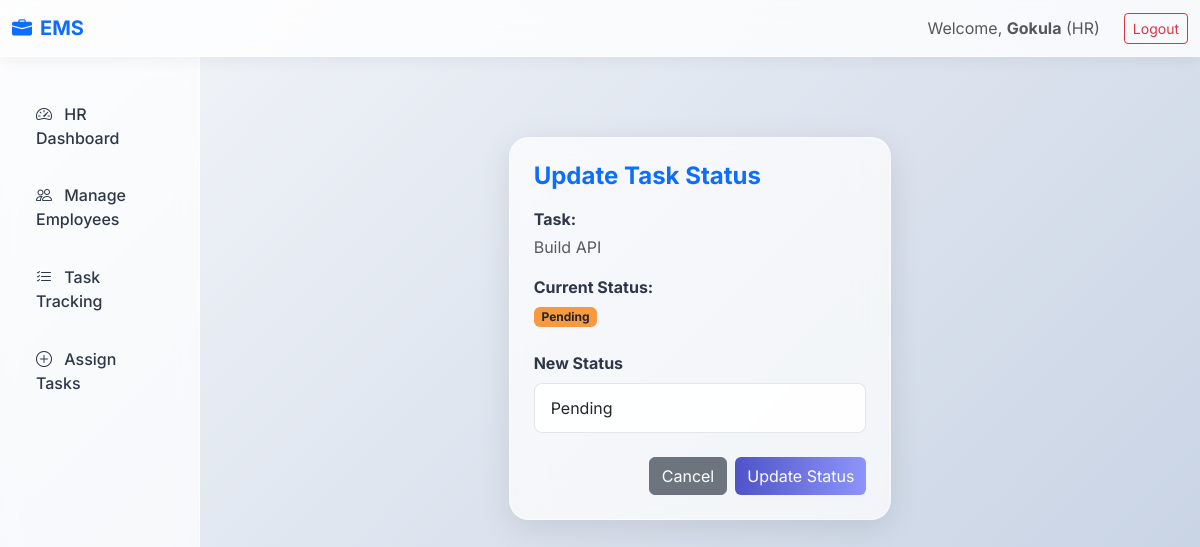
The app's page /tasks/1/update/ (signed in) with its own data.
### core/models.py (models this page shows, shortened)
class User(AbstractUser):
    ROLE_CHOICES = (
        ('Admin', 'Admin'),
        ('HR', 'HR'),
        ('Employee', 'Employee'),
    )
    role = models.CharField(max_length=15, choices=ROLE_CHOICES, default='Employee')

class Task(models.Model):
    STATUS_CHOICES = (
        ('Pending', 'Pending'),
        ('In Progress', 'In Progress'),
        ('Completed', 'Completed'),
    )
    title = models.CharField(max_length=200)
    description = models.TextField()
    assigned_to = models.ForeignKey(Employee, on_delete=models.CASCADE, related_name='tasks')
    assigned_by = models.ForeignKey(User, on_delete=models.SET_NULL, null=True, related_name='assigned_tasks')
    deadline = models.DateField()
    status = models.CharField(max_length=15, choices=STATUS_CHOICES, default='Pending')
    created_at = models.DateTimeField(auto_now_add=True)

### core/views.py (the view)
# urls.py: path('tasks/<int:pk>/update/', views.update_task_status, name='update_task_status'),
@login_required
def update_task_status(request, pk):
    task = get_object_or_404(Task, pk=pk)
    if request.user.role == 'Employee':
        if not hasattr(request.user, 'employee_profile') or task.assigned_to.user != request.user:
            messages.error(request, "You can only update your own tasks.")
            return redirect('task_list')
    if request.method == 'POST':
        form = TaskStatusForm(request.POST, instance=task)
        if form.is_valid():
            form.save()
            messages.success(request, "Task status updated.")
            return redirect('task_list')
    else:
        form = TaskStatusForm(instance=task)
    return render(request, 'core/task_status_form.html', {'form': form, 'task': task})

### core/forms.py
class TaskStatusForm(forms.ModelForm):
    class Meta:
        model = Task
        fields = ['status']
        widgets = {
            'status': forms.Select(attrs={'class': 'form-select'}),
        }

### templates/core/task_status_form.html (shortened to what this page needs)
{% extends 'base.html' %}
{% block content %}
<div class="row justify-content-center mt-5">
    <div class="col-md-5">
        <div class="glass-card p-4">
            <h4 class="mb-3 fw-bold text-primary">Update Task Status</h4>
            <div class="mb-4">
                <p class="mb-1 fw-bold">Task:</p>
                <p class="text-muted">{{ task.title }}</p>
                <p class="mb-1 fw-bold">Current Status:</p>
                <p>
                    {% if task.status == 'Pending' %}
                        <span class="badge bg-warning text-dark">Pending</span>
                    {% elif task.status == 'In Progress' %}
                        <span class="badge bg-info text-dark">In Progress</span>
                    {% else %}
                        <span class="badge bg-success">Completed</span>
                    {% endif %}
                </p>
            </div>
            <form method="post">
                <div class="mb-4">
                    <label class="form-label fw-bold">New Status</label>
                    {{ form.status }}
                </div>
                <div class="d-flex justify-content-end gap-2">
                    <a href="{% url 'task_list' %}" class="btn btn-secondary">Cancel</a>
                    <button type="submit" class="btn btn-primary">Update Status</button>
                </div>
            </form>
        </div>
    </div>
</div>
{% endblock %}

### templates/base.html (shortened to what this page needs)
<!DOCTYPE html>
<html lang="en">
<head>
    <link href="https://cdn.jsdelivr.net/npm/bootstrap@5.3.0/dist/css/bootstrap.min.css" rel="stylesheet">
    <link rel="stylesheet" href="https://cdn.jsdelivr.net/npm/bootstrap-icons@1.10.5/font/bootstrap-icons.css">
    {% load static %}
    <link rel="stylesheet" href="{% static 'css/style.css' %}">
</head>
<body>
    <nav class="navbar navbar-expand-lg sticky-top glass-nav">
        <div class="container-fluid">
            <a class="navbar-brand fw-bold text-primary" href="{% url 'home' %}">
                <i class="bi bi-briefcase-fill me-2"></i>EMS
            </a>
            <div class="collapse navbar-collapse" id="navbarNav">
                <ul class="navbar-nav ms-auto align-items-center">
                    {% if user.is_authenticated %}
                        <li class="nav-item">
                            <span class="nav-link">Welcome, <strong>{{ user.first_name|default:user.username }}</strong>
                            ({% if request.user.is_superuser %}Admin{% elif request.user.role == 'HR' %}HR{% else %}Employee{% endif %})
                            </span>
                        </li>
                        <li class="nav-item">
                            <a class="btn btn-outline-danger btn-sm ms-3 mt-2 mt-md-0" href="{% url 'logout' %}">Logout</a>
                        </li>
                    {% endif %}
                </ul>
            </div>
        </div>
    </nav>
    <div class="container-fluid">
        <div class="row">
            {% if user.is_authenticated %}
            <div class="col-md-3 col-lg-2 d-none d-md-block sidebar">
                <div class="nav flex-column">
                    {% if request.user.is_superuser %}
                    <a href="{% url 'admin_dashboard' %}" class="nav-link {% if request.resolver_match.url_name == 'admin_dashboard' %}active{% endif %}">
                        <i class="bi bi-speedometer2 me-2"></i> Admin Dashboard
                    </a>
                    <a href="{% url 'manage_hr' %}" class="nav-link {% if 'hr' in request.resolver_match.url_name and 'dashboard' not in request.resolver_match.url_name %}active{% endif %}">
                        <i class="bi bi-person-badge me-2"></i> Manage HR
                    </a>
                    <a href="{% url 'employee_list' %}" class="nav-link {% if 'employee' in request.resolver_match.url_name and 'dashboard' not in request.resolver_match.url_name %}active{% endif %}">
                        <i class="bi bi-people me-2"></i> Manage Employees
                    </a>
                    <a href="{% url 'task_list' %}" class="nav-link {% if 'task' in request.resolver_match.url_name %}active{% endif %}">
                        <i class="bi bi-list-check me-2"></i> View Tasks
                    </a>
                    {% elif user.role == 'HR' %}
                    <a href="{% url 'hr_dashboard' %}" class="nav-link {% if request.resolver_match.url_name == 'hr_dashboard' %}active{% endif %}">
                        <i class="bi bi-speedometer2 me-2"></i> HR Dashboard
                    </a>
                    <a href="{% url 'employee_list' %}" class="nav-link {% if 'employee' in request.resolver_match.url_name and 'dashboard' not in request.resolver_match.url_name %}active{% endif %}">
                        <i class="bi bi-people me-2"></i> Manage Employees
                    </a>
                    <a href="{% url 'task_list' %}" class="nav-link {% if request.resolver_match.url_name == 'task_list' %}active{% endif %}">
                        <i class="bi bi-list-check me-2"></i> Task Tracking
                    </a>
                    <a href="{% url 'add_task' %}" class="nav-link {% if request.resolver_match.url_name == 'add_task' %}active{% endif %}">
                        <i class="bi bi-plus-circle me-2"></i> Assign Tasks
                    </a>
                    {% endif %}
                </div>
            </div>
            {% endif %}
            <main class="{% if user.is_authenticated %}col-md-9 ms-sm-auto col-lg-10{% else %}col-12{% endif %} px-md-4">
                {% block content %}
                {% endblock %}
            </main>
        </div>
    </div>
</body>
</html>

### static/css/style.css (style rules this page uses)
:root { --primary: #4e54c8; --secondary: #8f94fb; --text-dark: #2d3748; --text-light: #718096; --bg-color: #f7fafc; --glass-bg: rgba(255, 255, 255, 0.7); --glass-border: rgba(255, 255, 255, 0.5); --glass-shadow: 0 8px 32px 0 rgba(31, 38, 135, 0.1); }
body { font-family: 'Inter', sans-serif; background: linear-gradient(135deg, #f5f7fa 0%, #c3cfe2 100%); min-height: 100vh; color: var(--text-dark); }
.glass-card { background: var(--glass-bg); backdrop-filter: blur(16px); -webkit-backdrop-filter: blur(16px); border-radius: 20px; border: 1px solid var(--glass-border); box-shadow: 0 8px 32px 0 rgba(0, 0, 0, 0.1); transition: all 0.3s ease-in-out; }
.navbar.glass-nav { background: rgba(255, 255, 255, 0.8); backdrop-filter: blur(12px); -webkit-backdrop-filter: blur(12px); border-bottom: 1px solid var(--glass-border); box-shadow: 0 4px 15px rgba(0,0,0,0.05); }
.sidebar { min-height: calc(100vh - 70px); background: var(--glass-bg); backdrop-filter: blur(10px); border-right: 1px solid var(--glass-border); padding-top: 2rem; }
.sidebar .nav-link { color: var(--text-dark); font-weight: 500; padding: 0.8rem 1.5rem; margin-bottom: 0.5rem; border-radius: 8px; transition: all 0.3s; }
main { padding: 2rem; }
.btn-primary { background: linear-gradient(to right, var(--primary), var(--secondary)); border: none; transition: all 0.3s ease; }
.form-control, .form-select { background: rgba(255,255,255,0.9); border: 1px solid rgba(0,0,0,0.1); border-radius: 8px; padding: 0.75rem 1rem; transition: all 0.3s; }
.badge.bg-warning { background-color: #f6993f !important; }
a, button { transition: all 0.2s ease-in-out !important; }

### records on screen
User: first_name "Gokula"
Task: title "Build API", status "Pending"
